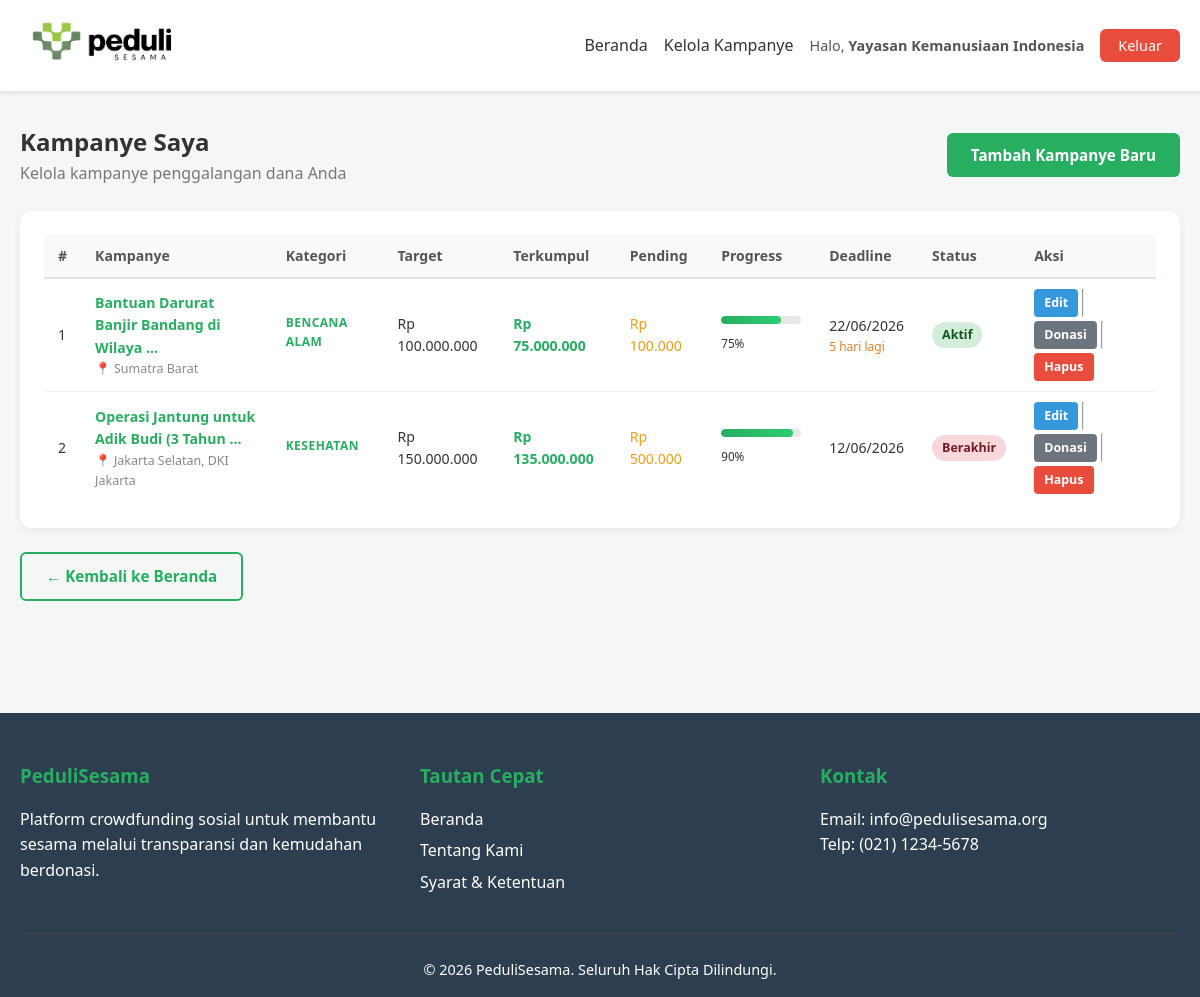
Screenshot of /pengelola/index.php (signed in) with the database file from the repository.
### tables this page shows
CREATE TABLE `campaigns` (
  `id` int(11) NOT NULL,
  `pengelola_id` int(11) NOT NULL,
  `judul` varchar(255) NOT NULL,
  `kategori` enum('Bencana Alam','Pendidikan','Kesehatan','Lingkungan','Fasilitas Umum','Lainnya') NOT NULL,
  `lokasi` varchar(200) NOT NULL,
  `deskripsi` text NOT NULL,
  `target_dana` decimal(15,2) NOT NULL,
  `dana_terkumpul` decimal(15,2) NOT NULL DEFAULT 0.00,
  `deadline` date NOT NULL,
  `poster_path` varchar(255) DEFAULT NULL,
  `info_rekening` text NOT NULL,
  `created_at` timestamp NOT NULL DEFAULT current_timestamp()
);

### includes/auth.php (called while the page is built, shortened)
<?php
function formatRupiah($amount)
{
    return 'Rp ' . number_format($amount, 0, ',', '.');
}
function hitungProgress($collected, $target)
{
    $pct = ($collected / $target) * 100;
    return min(100, round($pct, 1));
}
function sisaHari($deadline)
{
    $now  = new DateTime();
    $end  = new DateTime($deadline);
    $diff = $now->diff($end);
    if ($end < $now) return 0;
    return $diff->days;
}

### pengelola/index.php (the view, shortened to what this page needs)
<?php
require_once '../includes/auth.php';
$db  = getDB();
$uid = $_SESSION['user_id'];
$stmt = $db->prepare(
    'SELECT c.*,
        (SELECT COUNT(*) FROM donations d WHERE d.campaign_id=c.id) AS total_donasi,
        (SELECT COALESCE(SUM(d.nominal),0) FROM donations d WHERE d.campaign_id=c.id AND d.status="verified") AS dana_verified,
        (SELECT COALESCE(SUM(d.nominal),0) FROM donations d WHERE d.campaign_id=c.id AND d.status="pending") AS dana_pending
     FROM campaigns c
     WHERE c.pengelola_id = :uid
     ORDER BY c.created_at DESC'
);
$stmt->execute([':uid' => $uid]);
$campaigns = $stmt->fetchAll();
include '../includes/header.php';
?>
<main class="container" style="padding-top:2rem;padding-bottom:3rem;">
    <div style="display:flex;justify-content:space-between;align-items:center;margin-bottom:1.5rem;flex-wrap:wrap;gap:10px;">
        <div>
            <h2> Kampanye Saya</h2>
            <p style="color:#777;">Kelola kampanye penggalangan dana Anda</p>
        </div>
        <a href="tambah.php" class="btn btn-primary"> Tambah Kampanye Baru</a>
    </div>
    <?php if (empty($campaigns)): ?>
        <div class="empty-state">
            <p>Anda belum memiliki kampanye. Mulai buat kampanye pertama Anda!</p>
            <a href="tambah.php" class="btn btn-primary" style="margin-top:1rem;">Buat Kampanye</a>
        </div>
    <?php else: ?>
        <div class="table-card">
            <div class="table-responsive">
                <table class="data-table">
                    <thead>
                        <tr>
                            <th>#</th>
                            <th>Kampanye</th>
                            <th>Kategori</th>
                            <th>Target</th>
                            <th>Terkumpul</th>
                            <th>Pending</th>
                            <th>Progress</th>
                            <th>Deadline</th>
                            <th>Status</th>
                            <th>Aksi</th>
                        </tr>
                    </thead>
                    <tbody>
                        <?php foreach ($campaigns as $i => $c):
                            $progress  = hitungProgress($c['dana_terkumpul'], $c['target_dana']);
                            $sisaHari  = sisaHari($c['deadline']);
                            $isActive  = $sisaHari > 0;
                        ?>
                            <tr>
                                <td><?= $i + 1 ?></td>
                                <td>
                                    <a href="../detail.php?id=<?= $c['id'] ?>" style="color:#27ae60;font-weight:600;">
                                        <?= htmlspecialchars(substr($c['judul'], 0, 40)) ?>
                                        <?= strlen($c['judul']) > 40 ? '...' : '' ?>
                                    </a>
                                    <div style="font-size:0.78rem;color:#888;">
                                        📍 <?= htmlspecialchars($c['lokasi']) ?>
                                    </div>
                                </td>
                                <td><span class="campaign-category" style="font-size:0.75rem;"><?= htmlspecialchars($c['kategori']) ?></span></td>
                                <td><?= formatRupiah($c['target_dana']) ?></td>
                                <td style="color:#27ae60;font-weight:600;"><?= formatRupiah($c['dana_terkumpul']) ?></td>
                                <td style="color:#f39c12;"><?= formatRupiah($c['dana_pending']) ?></td>
                                <td>
                                    <div class="progress-bar" style="height:8px;min-width:80px;">
                                        <div class="progress-fill" style="width:<?= $progress ?>%;"></div>
                                    </div>
                                    <small><?= $progress ?>%</small>
                                </td>
                                <td>
                                    <?= date('d/m/Y', strtotime($c['deadline'])) ?>
                                    <?php if ($isActive): ?>
                                        <div style="font-size:0.75rem;color:#e67e22;"><?= $sisaHari ?> hari lagi</div>
                                    <?php endif; ?>
                                </td>
                                <td>
                                    <?php if ($isActive): ?>
                                        <span class="status-badge status-verified">Aktif</span>
                                    <?php else: ?>
                                        <span class="status-badge status-rejected">Berakhir</span>
                                    <?php endif; ?>
                                </td>
                                <td>
                                    <div style="display:flex;gap:4px;flex-wrap:wrap;">
                                        <a href="edit.php?id=<?= $c['id'] ?>" class="btn-sm btn-edit"> Edit</a>
                                        <hr>
                                        <a href="donasi_list.php?id=<?= $c['id'] ?>" class="btn-sm btn-view"> Donasi</a>
                                        <hr>
                                        <a href="hapus.php?id=<?= $c['id'] ?>"
                                            class="btn-sm btn-delete"
                                            onclick="return confirm('Yakin hapus kampanye ini?')"> Hapus</a>
                                    </div>
                                </td>
                            </tr>
                        <?php endforeach; ?>
                    </tbody>
                </table>
            </div>
        </div>
    <?php endif; ?>
    <div style="margin-top:1.5rem;">
        <a href="../index.php" class="btn btn-outline">&larr; Kembali ke Beranda</a>
    </div>
</main>
<?php include '../includes/footer.php'; ?>

### style.css (style rules this page uses)
* { margin: 0; padding: 0; box-sizing: border-box; }
body { font-family: "Segoe UI", Tahoma, Geneva, Verdana, sans-serif; line-height: 1.6; color: #333; background-color: #f4f7f6; }
a { text-decoration: none; color: inherit; }
.container { max-width: 1200px; margin: 0 auto; padding: 0 20px; }
.btn { display: inline-block; padding: 10px 24px; border-radius: 6px; cursor: pointer; font-weight: 600; border: none; transition: all 0.2s; font-size: 0.95rem; text-align: center; }
.btn-primary { background-color: #27ae60; color: #fff; }
.btn-outline { border: 2px solid #27ae60; color: #27ae60; background: transparent; }
.btn-sm { display: inline-block; padding: 4px 10px; border-radius: 4px; font-size: 0.78rem; font-weight: 600; cursor: pointer; border: none; transition: opacity 0.2s; white-space: nowrap; }
.btn-edit { background: #3498db; color: #fff; }
.btn-view { background: #6c757d; color: #fff; }
.btn-delete { background: #e74c3c; color: #fff; }
.campaign-category { font-size: 0.75rem; color: #27ae60; font-weight: 700; text-transform: uppercase; letter-spacing: 0.5px; margin-bottom: 6px; display: block; }
.progress-bar { height: 8px; background-color: #e8e8e8; border-radius: 4px; margin-bottom: 8px; overflow: hidden; }
.progress-fill { height: 100%; background: linear-gradient(90deg, #27ae60, #2ecc71); border-radius: 4px; transition: width 0.3s; }
.status-badge { display: inline-block; padding: 3px 10px; border-radius: 20px; font-size: 0.78rem; font-weight: 700; }
.status-verified { background: #d4edda; color: #155724; }
.status-rejected { background: #f8d7da; color: #721c24; }
.table-card { background: #fff; border-radius: 12px; padding: 24px; box-shadow: 0 3px 10px rgba(0, 0, 0, 0.06); margin-bottom: 1.5rem; }
.table-responsive { overflow-x: auto; }
.data-table { width: 100%; border-collapse: collapse; font-size: 0.88rem; }
.data-table th { background: #f8f9fa; padding: 10px 14px; text-align: left; font-weight: 700; color: #555; border-bottom: 2px solid #dee2e6; white-space: nowrap; }
.data-table td { padding: 10px 14px; border-bottom: 1px solid #f0f0f0; vertical-align: middle; }
.data-table tbody tr:last-child td { border-bottom: none; }

### rows the page displays
campaigns: judul "Bantuan Darurat Banjir Bandang di Wilaya", lokasi "Sumatra Barat", kategori "BENCANA ALAM", target_dana "Rp 100.000.000", dana_terkumpul "Rp 75.000.000", dana_pending "Rp 100.000", progress "75", deadline "22/06/2026", deadline "5", shows "Aktif"
campaigns: judul "Operasi Jantung untuk Adik Budi (3 Tahun", lokasi "Jakarta Selatan, DKI Jakarta", kategori "KESEHATAN", target_dana "Rp 150.000.000", dana_terkumpul "Rp 135.000.000", dana_pending "Rp 500.000", progress "90", deadline "12/06/2026", shows "Berakhir"

### other values shown
$_SESSION['nama'] "Yayasan Kemanusiaan Indonesia"
